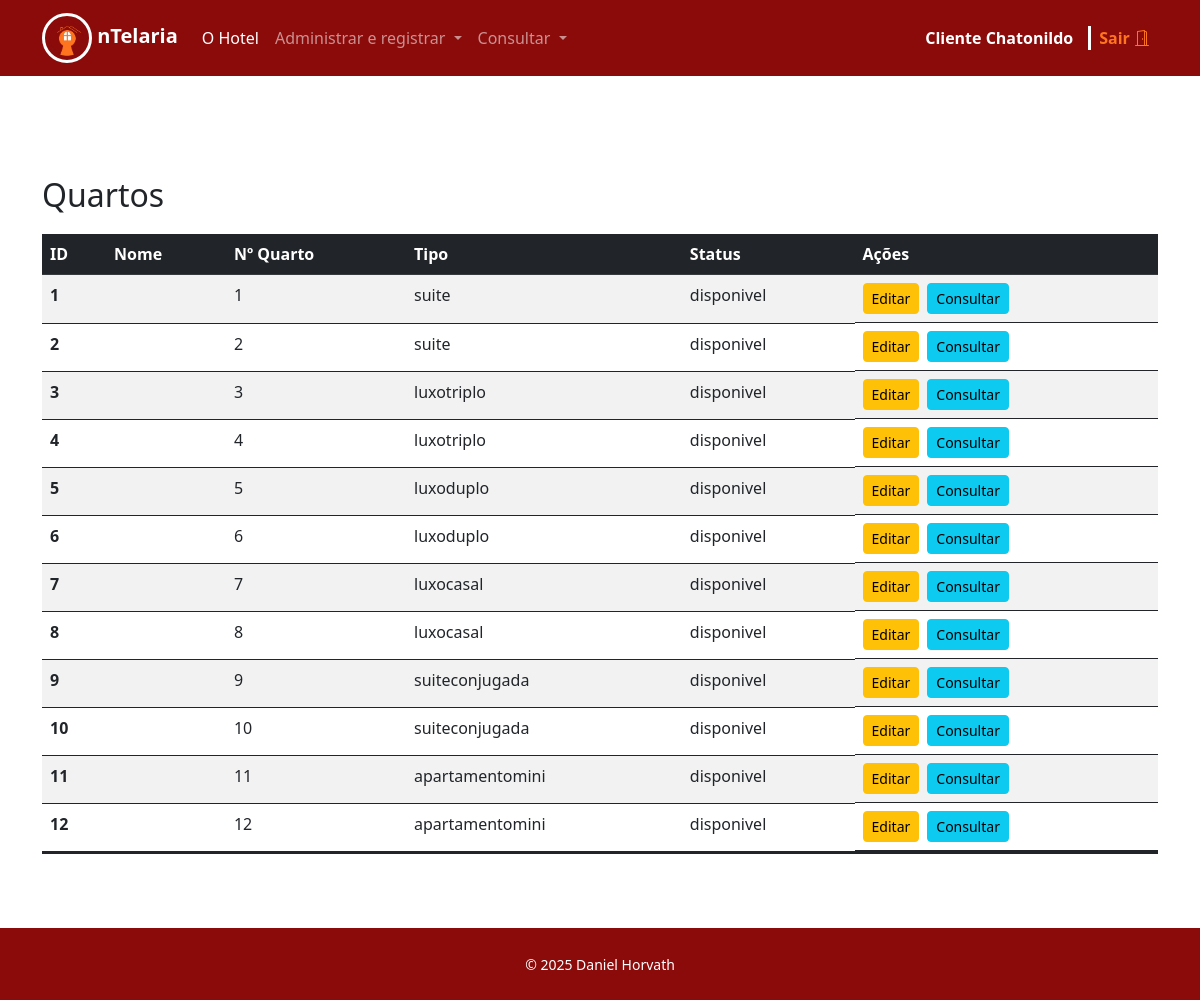
The page /funcionarios/consultarquartos.php (signed in) on the database its author committed.
### tables this page shows
CREATE TABLE quartos (
	id INT PRIMARY KEY AUTO_INCREMENT,
    hospede_id INT NOT NULL,
    numero VARCHAR(10) NOT NULL UNIQUE,
    tipo VARCHAR(50) NOT NULL,
    capacidade INT NOT NULL,
    preco_diaria DECIMAL(10, 2) NOT NULL,
    descricao TEXT,
    status ENUM('disponivel', 'indisponivel', 'manutencao') DEFAULT 'disponivel'
);

### funcionarios/consultarquartos.php (the view, shortened to what this page needs)
<?php
    require("cabecalho.php");
    require("../db/conexao.php");
    try{
        $stmt = $pdo->query("SELECT * FROM quartos");
        $dados = $stmt->fetchAll();
    } catch(\Exception $e){
        echo "Erro: ".$e->getMessage();
    }
?>
<div class="container" style="margin-top: 100px">
    <h2>Quartos</h2>
    <table class="table table-hover table-striped">
        <thead class="table-dark">
            <tr>
                <th scope="col">ID</th>
                <th scope="col">Nome</th>
                <th scope="col">Nº Quarto</th>
                <th scope="col">Tipo</th>
                <th scope="col">Status</th>
                <th scope="col">Ações</th>
            </tr>
        </thead>
        <tbody>
            <?php
                foreach($dados as $d):
            ?>
            <tr>
                <?php
                try{
                    $sql = "SELECT nome FROM hospedes WHERE id = :hospede_id";
                    $stmt = $pdo->prepare($sql);
                    $stmt->bindParam(':hospede_id', $d['hospede_id']);
                        $stmt->execute();
                    $retorno = $stmt->fetch(PDO::FETCH_ASSOC);
                    if($retorno){
                        $nome = $retorno['nome'];
                    }else{
                        $nome = '';
                    }
                }
                catch(Exception $e){
                    echo "Erro ao consultar quartos: ".$e->getMessage();
                }
                ?>
                <td><strong><?= $d['id'] ?></strong></td>
                <td><?= $nome ?></td>
                <td><?= $d['numero'] ?></td>
                <td><?= $d['tipo'] ?></td>
                <td><?= $d['status'] ?></td>
                <td class="d-flex gap-2">
                    <a href="editarquartos.php?id=<?= $d['id'] ?>" class="btn btn-sm btn-warning">Editar</a>
                    <a href="consultarquartos_detalhes.php?id=<?= $d['id'] ?>" class="btn btn-sm btn-info">Consultar</a>
                </td>
            </tr>
            <?php
                endforeach;
            ?>
        </tbody>
    </table>
</div>
<?php
require("rodape.php");
?>

### funcionarios/cabecalho.php (shortened to what this page needs)
<!doctype html>
<html lang="pt-BR">
<head>
<link href="https://cdn.jsdelivr.net/npm/bootstrap@5.3.0/dist/css/bootstrap.min.css" rel="stylesheet">
<link rel="stylesheet" href="https://cdn.jsdelivr.net/npm/bootstrap-icons@1.5.0/font/bootstrap-icons.css">
<link rel="stylesheet" href="https://cdn.jsdelivr.net/npm/bootstrap-icons@1.13.1/font/bootstrap-icons.min.css">
<link href="..\forms_style.css" rel="stylesheet">
</head>
<body>
<nav class="navbar navbar-expand-lg navbar-dark navbar">
  <div class="container">
    <a class="navbar-brand" href="#">
      <span>
        <img src="..\images\ico-transparent.png" style="width: 50px; height: 50px; border: solid 3px white; border-radius: 30px;">
        <strong>nTelaria</strong>
      </span>
    </a>
    <div class="collapse navbar-collapse" id="navbarSupportedContent">
      <ul class="navbar-nav me-auto mb-2 mb-lg-0">
      <li class="nav-item">
          <a class="nav-link active no-print" aria-current="page" href="index.php">O Hotel</a>
      </li>
      <li class="nav-item dropdown no-print">
        <a class="nav-link dropdown-toggle" href="#" id="dropdown1" role="button" data-bs-toggle="dropdown" aria-expanded="false">
          Administrar e registrar
        </a>
      </li>
      <li class="nav-item dropdown no-print">
        <a class="nav-link dropdown-toggle" href="#" id="dropdown1" role="button" data-bs-toggle="dropdown" aria-expanded="false">
          Consultar
        </a>
      </li>
      </ul>
      <ul class="nav navbar-nav navbar-right" style="color: white;">
        <li><p style="padding-right: 15px; margin-top: 15px; border-right: 3px solid white;"><strong><?= $_SESSION['nome'] ?></strong></p></li>
        <li><a href="..\logout.php" class="nav-link active no-print" style="color: #ff751f; padding-top: 15px;"><strong>Sair</strong> <i class="bi bi-door-open"></i></a></li>
      </ul>
    </div>
  </div>
</nav>

### funcionarios/rodape.php (shortened to what this page needs)
<br>
<footer id="fixed-bottom" class="flex py-4 rodape">
    <div class="container text-center">
      <small>© 2025 Daniel Horvath</small>
    </div>
</footer>
  </body>
</html>

### forms_style.css (style rules this page uses)
.navbar { background-color: #8b0b0b; }
.table { margin-top: 20px; margin-bottom: 50px; border-bottom: 3px solid #212529; }
.rodape { background-color: #8b0b0b; color: white; text-align: center; justify-content: center; width: 100%; }

### rows shown on the page
quartos: id "1", numero "1", tipo "suite", status "disponivel"
quartos: id "2", numero "2", tipo "suite", status "disponivel"
quartos: id "3", numero "3", tipo "luxotriplo", status "disponivel"
quartos: id "4", numero "4", tipo "luxotriplo", status "disponivel"
quartos: id "5", numero "5", tipo "luxoduplo", status "disponivel"
quartos: id "6", numero "6", tipo "luxoduplo", status "disponivel"
quartos: id "7", numero "7", tipo "luxocasal", status "disponivel"
quartos: id "8", numero "8", tipo "luxocasal", status "disponivel"
quartos: id "9", numero "9", tipo "suiteconjugada", status "disponivel"
quartos: id "10", numero "10", tipo "suiteconjugada", status "disponivel"
quartos: id "11", numero "11", tipo "apartamentomini", status "disponivel"
quartos: id "12", numero "12", tipo "apartamentomini", status "disponivel"

### other values the page prints
$_SESSION['nome'] "Cliente Chatonildo"
